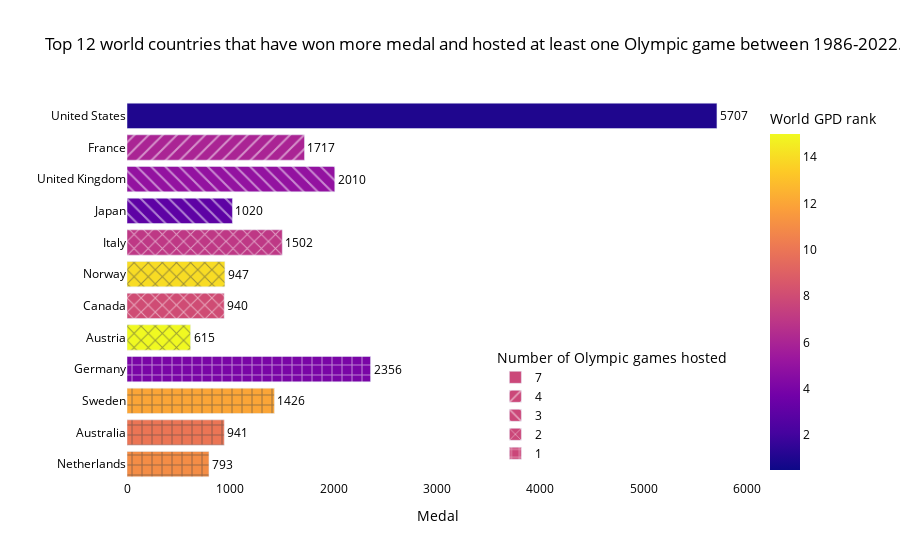

Notebook code cell kept with this figure:
### Code cell
ll = l.merge(pfd, how='right').dropna()
ll['Number games hosted']=ll['Number games hosted'].values.astype(int)
ll =ll.sort_values(by=['Medal'],ascending=False)
ll = ll.head(12)
ll =ll.sort_values(by=['Number games hosted'],ascending=False)
# ll['Number games hosted']=ll['Number games hosted'].values.astype(str)


fig = px.bar(ll, x="Medal", y="host country", pattern_shape="Number games hosted",text='Medal',color="GPD rank",
             color_discrete_sequence =color_continuous_scale,
             title="Top 12 world countries that have won more medal and hosted at least one Olympic game between 1986-2022.",
labels={ # replaces default labels by column name
                "Number games hosted": "Number of Olympic games hosted",
                'GPD rank': "World GPD rank"
            })
fig.update_layout(legend=dict(
    yanchor="bottom",
    y=0.03,
    xanchor="right",
    x=.97
))
fig.update_layout({
'plot_bgcolor': 'rgba(0, 0, 0, 0)',
'paper_bgcolor': 'rgba(0, 0, 0, 0)',
})
fig.update_layout(yaxis=dict(autorange="reversed"), legend_title_font_color="black",
                  font_color="black",legend = dict(font = dict(size = 12)),
    title_font_color="black",)
fig.update_yaxes(title_text='')
fig.update_traces(textposition='outside')
fig.show()

### Figure 1 — Plotly figure (JSON) as saved in the notebook; plotly's stock layout.template omitted (floating-point values rounded to 4 significant figures)
{"data": [{"alignmentgroup": "True", "hovertemplate": "Number of Olympic games hosted=7<br>Medal=%{text}<br>host country=%{y}<br>World GPD rank=%{marker.color}<extra></extra>", "legendgroup": "7", "marker": {"color": [1], "coloraxis": "coloraxis", "pattern": {"shape": ""}}, "name": "7", "offsetgroup": "7", "orientation": "h", "showlegend": true, "text": [5707], "textposition": "outside", "type": "bar", "x": [5707], "xaxis": "x", "y": ["United States"], "yaxis": "y"}, {"alignmentgroup": "True", "hovertemplate": "Number of Olympic games hosted=4<br>Medal=%{text}<br>host country=%{y}<br>World GPD rank=%{marker.color}<extra></extra>", "legendgroup": "4", "marker": {"color": [6], "coloraxis": "coloraxis", "pattern": {"shape": "/"}}, "name": "4", "offsetgroup": "4", "orientation": "h", "showlegend": true, "text": [1717], "textposition": "outside", "type": "bar", "x": [1717], "xaxis": "x", "y": ["France"], "yaxis": "y"}, {"alignmentgroup": "True", "hovertemplate": "Number of Olympic games hosted=3<br>Medal=%{text}<br>host country=%{y}<br>World GPD rank=%{marker.color}<extra></extra>", "legendgroup": "3", "marker": {"color": [5, 3], "coloraxis": "coloraxis", "pattern": {"shape": "\\"}}, "name": "3", "offsetgroup": "3", "orientation": "h", "showlegend": true, "text": [2010, 1020], "textposition": "outside", "type": "bar", "x": [2010, 1020], "xaxis": "x", "y": ["United Kingdom", "Japan"], "yaxis": "y"}, {"alignmentgroup": "True", "hovertemplate": "Number of Olympic games hosted=2<br>Medal=%{text}<br>host country=%{y}<br>World GPD rank=%{marker.color}<extra></extra>", "legendgroup": "2", "marker": {"color": [7, 14, 8, 15], "coloraxis": "coloraxis", "pattern": {"shape": "x"}}, "name": "2", "offsetgroup": "2", "orientation": "h", "showlegend": true, "text": [1502, 947, 940, 615], "textposition": "outside", "type": "bar", "x": [1502, 947, 940, 615], "xaxis": "x", "y": ["Italy", "Norway", "Canada", "Austria"], "yaxis": "y"}, {"alignmentgroup": "True", "hovertemplate": "Number of Olympic games hosted=1<br>Medal=%{text}<br>host country=%{y}<br>World GPD rank=%{marker.color}<extra></extra>", "legendgroup": "1", "marker": {"color": [4, 12, 10, 11], "coloraxis": "coloraxis", "pattern": {"shape": "+"}}, "name": "1", "offsetgroup": "1", "orientation": "h", "showlegend": true, "text": [2356, 1426, 941, 793], "textposition": "outside", "type": "bar", "x": [2356, 1426, 941, 793], "xaxis": "x", "y": ["Germany", "Sweden", "Australia", "Netherlands"], "yaxis": "y"}], "layout": {"barmode": "relative", "coloraxis": {"colorbar": {"title": {"text": "World GPD rank"}}, "colorscale": [[0, "#0d0887"], [0.1111, "#46039f"], [0.2222, "#7201a8"], [0.3333, "#9c179e"], [0.4444, "#bd3786"], [0.5556, "#d8576b"], [0.6667, "#ed7953"], [0.7778, "#fb9f3a"], [0.8889, "#fdca26"], [1, "#f0f921"]]}, "font": {"color": "black"}, "legend": {"font": {"size": 12}, "title": {"font": {"color": "black"}, "text": "Number of Olympic games hosted"}, "tracegroupgap": 0, "x": 0.97, "xanchor": "right", "y": 0.03, "yanchor": "bottom"}, "paper_bgcolor": "rgba(0, 0, 0, 0)", "plot_bgcolor": "rgba(0, 0, 0, 0)", "title": {"font": {"color": "black"}, "text": "Top 12 world countries that have won more medal and hosted at least one Olympic game between 1986-2022."}, "xaxis": {"anchor": "y", "domain": [0, 1], "title": {"text": "Medal"}}, "yaxis": {"anchor": "x", "autorange": "reversed", "domain": [0, 1], "title": {"text": ""}}}}
